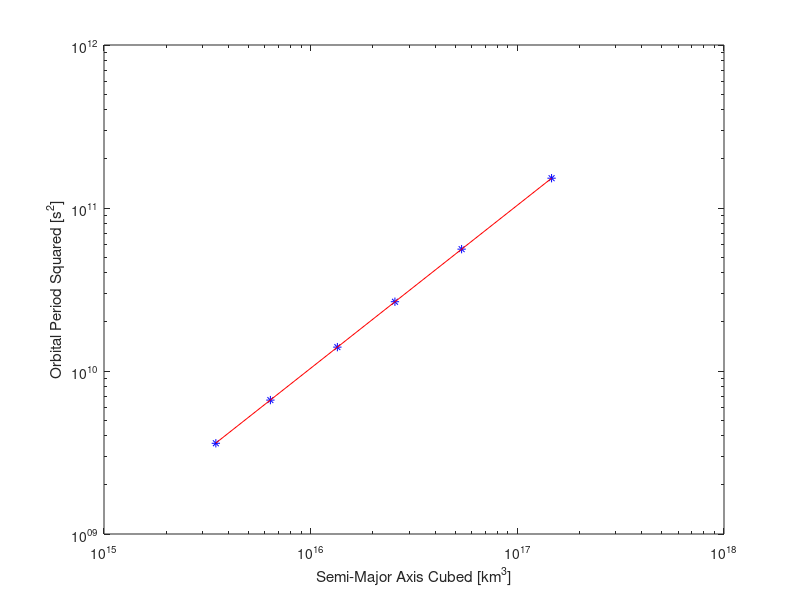

Reproduce this figure in MATLAB.
clear ; close all ; clc ;

SMoons = [ "Janus" ; "Mimas" ; "Enceladus" ; "Tethys" ; "Dione" ; "Rhea" ; "Titan" ; "Hyperion" ; "Iapetus" ; "Phoebe" ] ;
a = [ 151.5 ; 185.5 ; 237.9 ; 294.6 ; 377.4 ; 527.1 ; 1222 ; 1481 ; 3561 ; 12960 ]*1e3 ;
P = [ 0.6947 ; 0.9424 ; 1.370 ; 1.888 ; 2.737 ; 4.518 ; 15.94 ; 21.28 ; 79.32 ; 550.6 ]*86400 ; 
Ktot = P.^2 ./ a.^3 ;
K = mean( Ktot ) ;
p = polyfit( a.^3 , P.^2 , 1 ) ;

figure
loglog( a(1:end-4).^3 , P(1:end-4).^2 , 'b*' )
hold on
loglog( a(1:end-4).^3 , (a(1:end-4).^3).*K  , 'r' )
xlabel( 'Semi-Major Axis Cubed [km^3]' )
ylabel( 'Orbital Period Squared [s^2]' )
hold off
